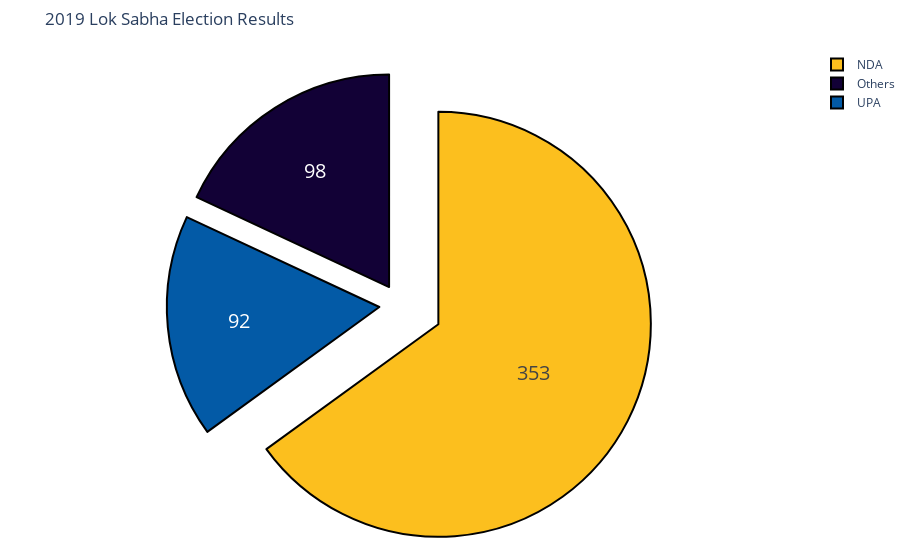

Notebook code cell kept with this figure:
### Markdown cell above
#### 4.1.2 Lok Sabha 2019: Election Results

> <p> <img src="https://www.economist.com/sites/default/files/images/print-edition/20190504_ASP002_0.jpg" style="float:right", width="300", height="180">NDA dominated the elections by winning the polls with 353 seats leaving UPA and Other parties with two-digit figures. Modi's ruling Bharatiya Janata Party was expected to win comfortably by forming alliances with smaller regional parties. However, results showed that BJP alone was ahead in more than 300 seats, which is comfortably beyond the 272 seat margin for the majority. After Jawaharlal Nehru and Indira Gandhi, Narendra Modi is the third prime minister of the country who has been able to retain power for a second term with full majority in Lok Sabha. <br>
<i>“Together we grow, together we prosper. Together we will build a strong and inclusive India. India wins yet again!”</i> Modi tweeted after his victory.</p>

### Code cell
#2019 Lok Sabha Election data 
electionResult2019labels = ['NDA', 'UPA', 'Others']
electionResult2019values = [353, 92, 98]
#Using plotly pie chart visualize the actual Election Results.
electionResult2019Pie = go.Figure(data=[go.Pie(labels=electionResult2019labels,
                                values=electionResult2019values, 
                                pull=[0.2, 0.1, 0.1])])
electionResult2019Pie.update_traces(hoverinfo='label+percent',
                                    textinfo='value',
                                    textfont_size=20,
                                    marker=dict(colors=["#fcbf1e","#035aa6","#120136"], 
                                        line=dict(color='#000000',
                                            width=2)))                                             
electionResult2019Pie.update_layout(margin=dict(t=50, l=0, r=0, b=0),title_text='2019 Lok Sabha Election Results')
electionResult2019Pie.show()

### Figure 1 — Plotly figure (JSON) as saved in the notebook; plotly's stock layout.template omitted (floating-point values rounded to 4 significant figures)
{"data": [{"hoverinfo": "label+percent", "labels": ["NDA", "UPA", "Others"], "marker": {"colors": ["#fcbf1e", "#035aa6", "#120136"], "line": {"color": "#000000", "width": 2}}, "pull": [0.2, 0.1, 0.1], "textfont": {"size": 20}, "textinfo": "value", "type": "pie", "values": [353, 92, 98]}], "layout": {"margin": {"b": 0, "l": 0, "r": 0, "t": 50}, "title": {"text": "2019 Lok Sabha Election Results"}}}
